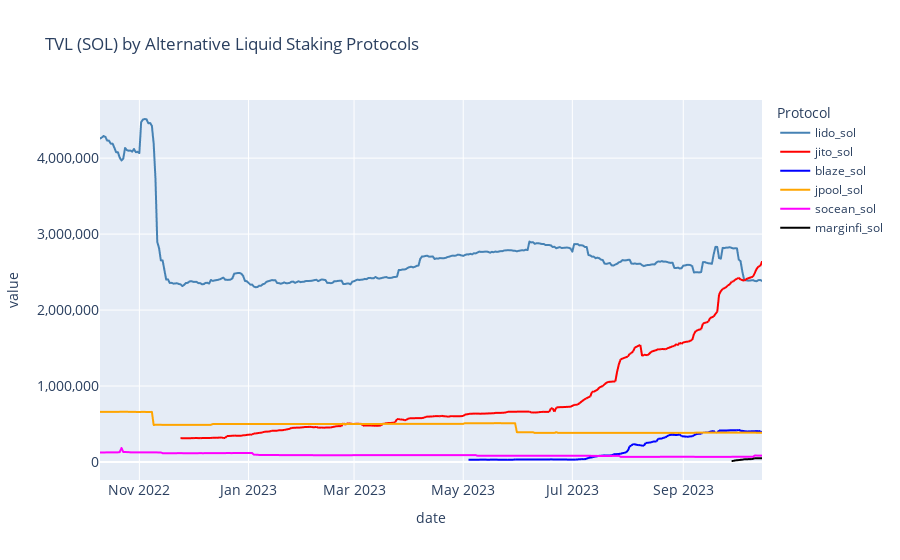

Write notebook code for a chart like this one.
### Code cell
x = df['date']
lido = df['lido_sol']
jito = df['jito_sol']
blaze = df['blaze_sol']
jpool = df['jpool_sol']
socean = df['socean_sol']
marginfi = df['marginfi_sol']

fig = px.line(df, x=x, y=[lido, jito, blaze, jpool, socean, marginfi],
              labels={'x': 'Date', 'y': 'Solana Staked'},
              color_discrete_sequence=['steelblue', 'red', 'blue', 'orange', 'magenta', 'black'],
              title='TVL (SOL) by Alternative Liquid Staking Protocols')

# Add legend
fig.update_layout(showlegend=True, legend_title_text='Protocol')

fig.update_xaxes(tickfont=dict(size=14))
fig.update_yaxes(tickfont=dict(size=14))
fig.update_yaxes(tickformat=",.0f")
fig.update_xaxes(nticks=10)

fig.show()

### Figure 1 — Plotly figure (JSON) as saved in the notebook; plotly's stock layout.template omitted (floating-point values rounded to 4 significant figures; data arrays with more than 128 entries replaced by an {"elided": "..."} marker saying what was removed)
{"data": [{"hovertemplate": "variable=lido_sol<br>date=%{x}<br>value=%{y}<extra></extra>", "legendgroup": "lido_sol", "line": {"color": "steelblue", "dash": "solid"}, "marker": {"symbol": "circle"}, "mode": "lines", "name": "lido_sol", "showlegend": true, "type": "scattergl", "x": {"elided": "498 str values"}, "xaxis": "x", "y": {"elided": "498 float values"}, "yaxis": "y"}, {"hovertemplate": "variable=jito_sol<br>date=%{x}<br>value=%{y}<extra></extra>", "legendgroup": "jito_sol", "line": {"color": "red", "dash": "solid"}, "marker": {"symbol": "circle"}, "mode": "lines", "name": "jito_sol", "showlegend": true, "type": "scattergl", "x": {"elided": "498 str values"}, "xaxis": "x", "y": {"elided": "498 float values"}, "yaxis": "y"}, {"hovertemplate": "variable=blaze_sol<br>date=%{x}<br>value=%{y}<extra></extra>", "legendgroup": "blaze_sol", "line": {"color": "blue", "dash": "solid"}, "marker": {"symbol": "circle"}, "mode": "lines", "name": "blaze_sol", "showlegend": true, "type": "scattergl", "x": {"elided": "498 str values"}, "xaxis": "x", "y": {"elided": "498 float values"}, "yaxis": "y"}, {"hovertemplate": "variable=jpool_sol<br>date=%{x}<br>value=%{y}<extra></extra>", "legendgroup": "jpool_sol", "line": {"color": "orange", "dash": "solid"}, "marker": {"symbol": "circle"}, "mode": "lines", "name": "jpool_sol", "showlegend": true, "type": "scattergl", "x": {"elided": "498 str values"}, "xaxis": "x", "y": {"elided": "498 float values"}, "yaxis": "y"}, {"hovertemplate": "variable=socean_sol<br>date=%{x}<br>value=%{y}<extra></extra>", "legendgroup": "socean_sol", "line": {"color": "magenta", "dash": "solid"}, "marker": {"symbol": "circle"}, "mode": "lines", "name": "socean_sol", "showlegend": true, "type": "scattergl", "x": {"elided": "498 str values"}, "xaxis": "x", "y": {"elided": "498 float values"}, "yaxis": "y"}, {"hovertemplate": "variable=marginfi_sol<br>date=%{x}<br>value=%{y}<extra></extra>", "legendgroup": "marginfi_sol", "line": {"color": "black", "dash": "solid"}, "marker": {"symbol": "circle"}, "mode": "lines", "name": "marginfi_sol", "showlegend": true, "type": "scattergl", "x": {"elided": "498 str values"}, "xaxis": "x", "y": {"elided": "498 float values"}, "yaxis": "y"}], "layout": {"legend": {"title": {"text": "Protocol"}, "tracegroupgap": 0}, "showlegend": true, "title": {"text": "TVL (SOL) by Alternative Liquid Staking Protocols"}, "xaxis": {"anchor": "y", "domain": [0, 1], "nticks": 10, "tickfont": {"size": 14}, "title": {"text": "date"}}, "yaxis": {"anchor": "x", "domain": [0, 1], "tickfont": {"size": 14}, "tickformat": ",.0f", "title": {"text": "value"}}}}
